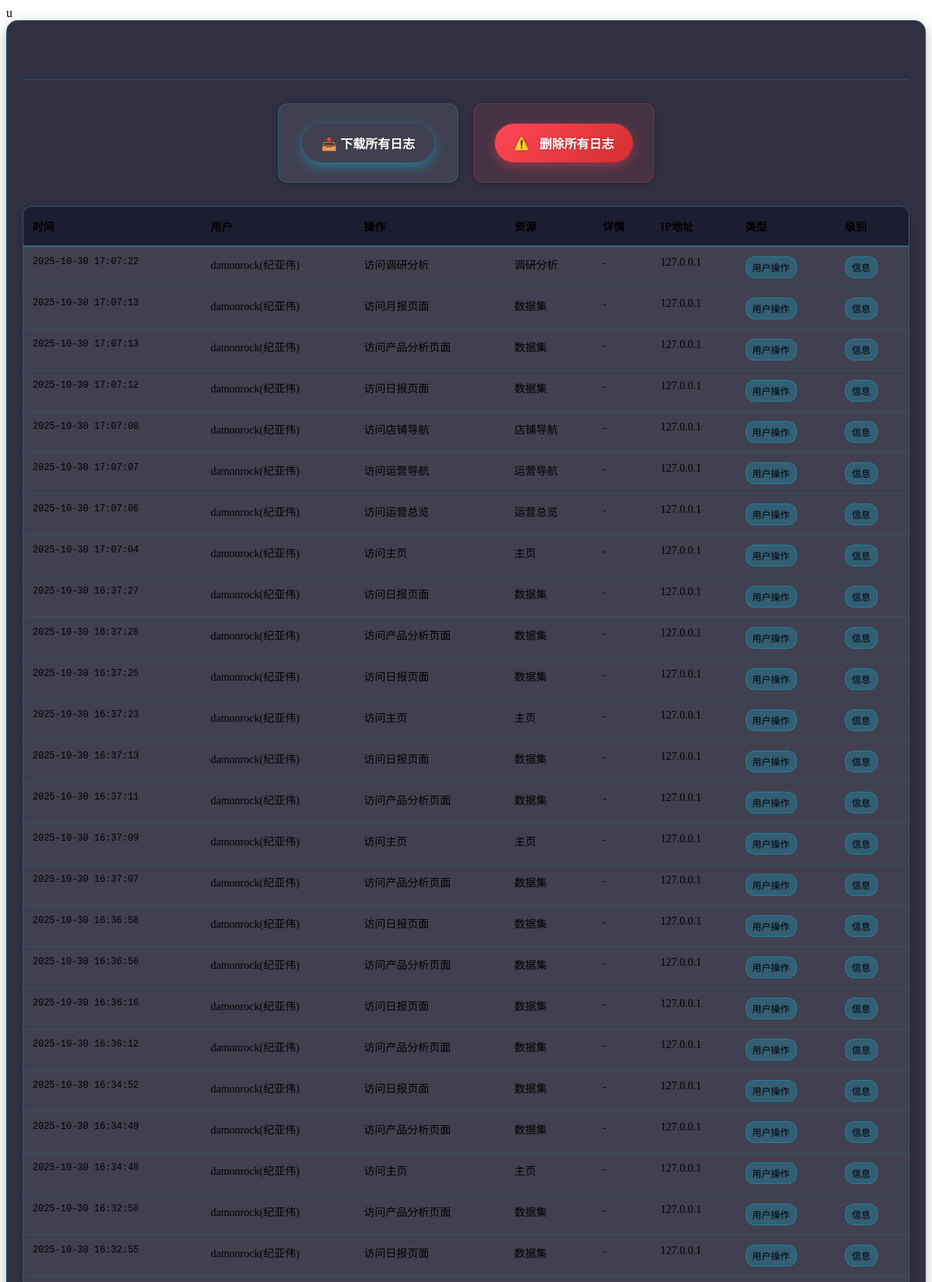
The page /admin/logs (signed in, upper part) on the database its author committed.
### tables this page shows
CREATE TABLE "logs" (
                id INTEGER PRIMARY KEY AUTOINCREMENT,
                timestamp DATETIME DEFAULT (datetime('now', '+8 hours')),
                user_id INTEGER,
                username VARCHAR(50),
                action VARCHAR(100) NOT NULL,
                resource VARCHAR(100),
                details TEXT,
                ip_address VARCHAR(45),
                user_agent TEXT,
                log_type VARCHAR(20) DEFAULT 'user',
                level VARCHAR(10) DEFAULT 'info',
                FOREIGN KEY (user_id) REFERENCES users (id)
            );

### routes/admin.py (the view)
@admin_bp.route('/logs')
@login_required
@admin_required
def view_logs():
    from core.database import get_logs
    log_type = request.args.get('type', '')
    level = request.args.get('level', '')
    limit = int(request.args.get('limit', 100))
    logs = get_logs(
        limit=limit,
        log_type=log_type if log_type else None,
        level=level if level else None
    )
    return render_template('admin/logs_embed.html', logs=logs,
                         current_type=log_type, current_level=level, limit=limit)

### core/auth.py (called while the page is built, shortened)
def is_logged_in():
    return 'username' in session

def login_required(f):
    from functools import wraps
    @wraps(f)
    def decorated_function(*args, **kwargs):
        if not is_logged_in():
            return redirect(url_for('auth.login', next=request.url))
        return f(*args, **kwargs)
    return decorated_function

def admin_required(f):
    from functools import wraps
    @wraps(f)
    def decorated_function(*args, **kwargs):
        if not is_logged_in():
            return redirect(url_for('auth.login', next=request.url))
        return f(*args, **kwargs)
    return decorated_function

### core/database.py (called while the page is built)
def get_logs(limit=100, log_type=None, level=None, user_id=None):
    conn = get_db_connection()
    cursor = conn.cursor()
    query = "SELECT * FROM logs WHERE 1=1"
    params = []
    if log_type:
        query += " AND log_type = ?"
        params.append(log_type)
    if level:
        query += " AND level = ?"
        params.append(level)
    if user_id:
        query += " AND user_id = ?"
        params.append(user_id)
    query += " ORDER BY timestamp DESC LIMIT ?"
    params.append(limit)
    try:
        cursor.execute(query, params)
        logs = cursor.fetchall()
        return logs
    except Exception as e:
        print(f"获取日志失败: {e}")
        return []
    finally:
        conn.close()

### core/database_config.py (called while the page is built)
def get_db_connection():
    conn = sqlite3.connect(DB_PATH)
    conn.execute(f"PRAGMA temp_store = 2")  # 使用临时内存存储
    conn.execute("PRAGMA journal_mode = WAL")  # 使用WAL模式提高并发性能
    def beijing_now():
        """返回当前北京时间"""
        return datetime.strftime(datetime.now(), '%Y-%m-%d %H:%M:%S')
    conn.create_function("beijing_now", 0, beijing_now)
    conn.row_factory = sqlite3.Row  # 使结果可以通过列名访问
    return conn

### templates/admin/logs_embed.html (shortened to what this page needs)
u<div class="logs-management-embed">
    <div class="section-header">
        <h2> 系统日志</h2>
    </div>
    <div class="logs-actions-container">
        <div class="action-card">
            <button id="download-logs-btn" class="download-logs-btn">📥 下载所有日志</button>
        </div>
        <div class="action-card danger-zone">
            <button id="delete-all-logs-btn" class="delete-all-logs-btn">删除所有日志</button>
        </div>
    </div>
    <div class="logs-table-container">
        <table class="logs-table">
            <thead>
                <tr>
                    <th>时间</th>
                    <th>用户</th>
                    <th>操作</th>
                    <th>资源</th>
                    <th>详情</th>
                    <th>IP地址</th>
                    <th>类型</th>
                    <th>级别</th>
                </tr>
            </thead>
            <tbody>
                {% for log in logs %}
                <tr>
                    <td class="timestamp">{{ log.timestamp }}</td>
                    <td>{{ log.username or '-' }}</td>
                    <td>{{ log.action }}</td>
                    <td>{{ log.resource or '-' }}</td>
                    <td class="log-details">{{ log.details or '-' }}</td>
                    <td>{{ log.ip_address or '-' }}</td>
                    <td>
                        <span class="log-type-badge log-type-{{ log.log_type }}">
                            {{ {
                                'user': '用户操作',
                                'system': '系统事件',
                                'security': '安全事件'
                            }.get(log.log_type, log.log_type) }}
                        </span>
                    </td>
                    <td>
                        <span class="log-level-badge log-level-{{ log.level }}">
                            {{ {
                                'debug': '调试',
                                'info': '信息',
                                'warning': '警告',
                                'error': '错误',
                                'critical': '严重'
                            }.get(log.level, log.level) }}
                        </span>
                    </td>
                </tr>
                {% endfor %}
            </tbody>
        </table>
    </div>
</div>

### templates/admin/logs_embed.html (style rules this page uses)
.logs-management-embed { padding: 20px; background: rgba(26, 26, 46, 0.9); border: 1px solid rgba(0, 212, 255, 0.2); border-radius: 15px; box-shadow: 0 5px 15px rgba(0, 0, 0, 0.3); position: relative; }
.section-header { display: flex; justify-content: flex-start; align-items: center; margin-bottom: 30px; padding-bottom: 20px; border-bottom: 1px solid rgba(0, 212, 255, 0.2); }
.section-header h2 { color: var(--text-primary); margin: 0; font-size: 24px; font-weight: 600; background: linear-gradient(135deg, var(--neon-blue) 0%, var(--neon-purple) 100%); -webkit-background-clip: text; -webkit-text-fill-color: transparent; background-clip: text; display: flex; align-items: center; gap: 12px; }
.logs-actions-container { display: flex; gap: 20px; align-items: center; justify-content: center; margin-bottom: 30px; }
.action-card { background: rgba(255, 255, 255, 0.08); border-radius: 12px; padding: 25px; box-shadow: 0 2px 10px rgba(0, 0, 0, 0.2); border: 1px solid rgba(0, 212, 255, 0.2); text-align: center; min-width: 180px; }
.action-card.danger-zone { border: 1px solid rgba(255, 71, 87, 0.3); background: rgba(255, 71, 87, 0.1); }
.download-logs-btn { padding: 15px 25px; background: linear-gradient(135deg, var(--neon-blue) 0%, var(--neon-purple) 100%); color: white; border: none; border-radius: 25px; cursor: pointer; font-weight: 600; font-size: 16px; transition: all var(--transition-normal) ease; box-shadow: 0 5px 15px rgba(0, 212, 255, 0.4); display: inline-flex; align-items: center; gap: 8px; text-shadow: 0 0 2px rgba(0, 0, 0, 0.2); height: 50px; box-sizing: border-box; white-space: nowrap; }
.delete-all-logs-btn { padding: 15px 25px; background: linear-gradient(135deg, #ff4757 0%, #d32f2f 100%); color: white; border: none; border-radius: 25px; cursor: pointer; font-weight: 700; font-size: 16px; transition: all var(--transition-normal) ease; box-shadow: 0 5px 15px rgba(255, 71, 87, 0.4); display: inline-flex; align-items: center; gap: 8px; text-shadow: 0 0 3px rgba(0, 0, 0, 0.3); height: 50px; box-sizing: border-box; white-space: nowrap; position: relative; }
.delete-all-logs-btn::before { content: "⚠️"; margin-right: 5px; animation: pulse 2s infinite; }
.logs-table-container { background: rgba(255, 255, 255, 0.08); border-radius: 12px; overflow: hidden; box-shadow: 0 2px 10px rgba(0, 0, 0, 0.2); border: 1px solid rgba(0, 212, 255, 0.2); margin-bottom: 30px; }
.logs-table { width: 100%; border-collapse: collapse; font-size: 14px; }
.logs-table th { background: rgba(26, 26, 46, 0.9); padding: 15px 12px; text-align: left; font-weight: 600; color: var(--neon-blue); position: sticky; top: 0; z-index: 10; border-bottom: 2px solid rgba(0, 212, 255, 0.3); }
.logs-table td { padding: 12px; border-bottom: 1px solid rgba(0, 212, 255, 0.1); vertical-align: top; color: var(--text-primary); }
.logs-table tbody tr { transition: background-color 0.2s ease; }
.log-level-badge { display: inline-block; padding: 4px 8px; border-radius: 12px; font-size: 12px; font-weight: 500; text-transform: uppercase; }
.log-level-info { background: rgba(0, 212, 255, 0.2); color: var(--neon-blue); border: 1px solid rgba(0, 212, 255, 0.3); }
.log-type-badge { display: inline-block; padding: 4px 8px; border-radius: 12px; font-size: 12px; font-weight: 500; }
.log-type-user { background: rgba(0, 212, 255, 0.2); color: var(--neon-blue); border: 1px solid rgba(0, 212, 255, 0.3); }
.log-details { max-width: 300px; word-wrap: break-word; font-size: 13px; line-height: 1.4; }
.timestamp { font-family: 'Courier New', monospace; font-size: 12px; color: var(--text-secondary); }

### rows shown on the page
logs: timestamp "2025-10-30 17:07:22", username "damonrock(纪亚伟)", action "访问调研分析", resource "调研分析", details "-", ip_address "127.0.0.1", log_type "用户操作", level "信息"
logs: timestamp "2025-10-30 17:07:13", username "damonrock(纪亚伟)", action "访问月报页面", resource "数据集", details "-", ip_address "127.0.0.1", log_type "用户操作", level "信息"
logs: timestamp "2025-10-30 17:07:13", username "damonrock(纪亚伟)", action "访问产品分析页面", resource "数据集", details "-", ip_address "127.0.0.1", log_type "用户操作", level "信息"
logs: timestamp "2025-10-30 17:07:12", username "damonrock(纪亚伟)", action "访问日报页面", resource "数据集", details "-", ip_address "127.0.0.1", log_type "用户操作", level "信息"
logs: timestamp "2025-10-30 17:07:08", username "damonrock(纪亚伟)", action "访问店铺导航", resource "店铺导航", details "-", ip_address "127.0.0.1", log_type "用户操作", level "信息"
logs: timestamp "2025-10-30 17:07:07", username "damonrock(纪亚伟)", action "访问运营导航", resource "运营导航", details "-", ip_address "127.0.0.1", log_type "用户操作", level "信息"
logs: timestamp "2025-10-30 17:07:06", username "damonrock(纪亚伟)", action "访问运营总览", resource "运营总览", details "-", ip_address "127.0.0.1", log_type "用户操作", level "信息"
logs: timestamp "2025-10-30 17:07:04", username "damonrock(纪亚伟)", action "访问主页", resource "主页", details "-", ip_address "127.0.0.1", log_type "用户操作", level "信息"
logs: timestamp "2025-10-30 16:37:27", username "damonrock(纪亚伟)", action "访问日报页面", resource "数据集", details "-", ip_address "127.0.0.1", log_type "用户操作", level "信息"
logs: timestamp "2025-10-30 16:37:26", username "damonrock(纪亚伟)", action "访问产品分析页面", resource "数据集", details "-", ip_address "127.0.0.1", log_type "用户操作", level "信息"
logs: timestamp "2025-10-30 16:37:25", username "damonrock(纪亚伟)", action "访问日报页面", resource "数据集", details "-", ip_address "127.0.0.1", log_type "用户操作", level "信息"
logs: timestamp "2025-10-30 16:37:23", username "damonrock(纪亚伟)", action "访问主页", resource "主页", details "-", ip_address "127.0.0.1", log_type "用户操作", level "信息"
logs: timestamp "2025-10-30 16:37:13", username "damonrock(纪亚伟)", action "访问日报页面", resource "数据集", details "-", ip_address "127.0.0.1", log_type "用户操作", level "信息"
logs: timestamp "2025-10-30 16:37:11", username "damonrock(纪亚伟)", action "访问产品分析页面", resource "数据集", details "-", ip_address "127.0.0.1", log_type "用户操作", level "信息"
logs: timestamp "2025-10-30 16:37:09", username "damonrock(纪亚伟)", action "访问主页", resource "主页", details "-", ip_address "127.0.0.1", log_type "用户操作", level "信息"
logs: timestamp "2025-10-30 16:37:07", username "damonrock(纪亚伟)", action "访问产品分析页面", resource "数据集", details "-", ip_address "127.0.0.1", log_type "用户操作", level "信息"
logs: timestamp "2025-10-30 16:36:58", username "damonrock(纪亚伟)", action "访问日报页面", resource "数据集", details "-", ip_address "127.0.0.1", log_type "用户操作", level "信息"
logs: timestamp "2025-10-30 16:36:56", username "damonrock(纪亚伟)", action "访问产品分析页面", resource "数据集", details "-", ip_address "127.0.0.1", log_type "用户操作", level "信息"
logs: timestamp "2025-10-30 16:36:16", username "damonrock(纪亚伟)", action "访问日报页面", resource "数据集", details "-", ip_address "127.0.0.1", log_type "用户操作", level "信息"
logs: timestamp "2025-10-30 16:36:12", username "damonrock(纪亚伟)", action "访问产品分析页面", resource "数据集", details "-", ip_address "127.0.0.1", log_type "用户操作", level "信息"
logs: timestamp "2025-10-30 16:34:52", username "damonrock(纪亚伟)", action "访问日报页面", resource "数据集", details "-", ip_address "127.0.0.1", log_type "用户操作", level "信息"
logs: timestamp "2025-10-30 16:34:49", username "damonrock(纪亚伟)", action "访问产品分析页面", resource "数据集", details "-", ip_address "127.0.0.1", log_type "用户操作", level "信息"
logs: timestamp "2025-10-30 16:34:48", username "damonrock(纪亚伟)", action "访问主页", resource "主页", details "-", ip_address "127.0.0.1", log_type "用户操作", level "信息"
logs: timestamp "2025-10-30 16:32:58", username "damonrock(纪亚伟)", action "访问产品分析页面", resource "数据集", details "-", ip_address "127.0.0.1", log_type "用户操作", level "信息"
logs: timestamp "2025-10-30 16:32:55", username "damonrock(纪亚伟)", action "访问日报页面", resource "数据集", details "-", ip_address "127.0.0.1", log_type "用户操作", level "信息"
